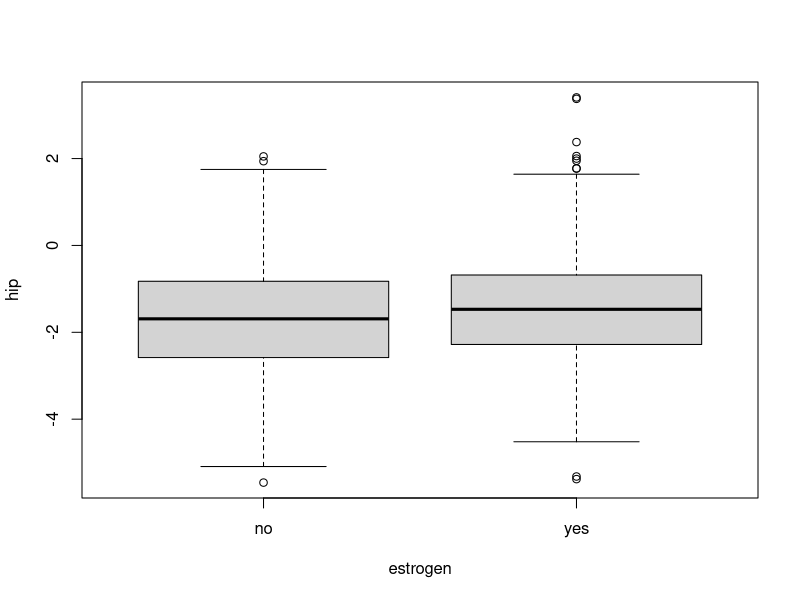
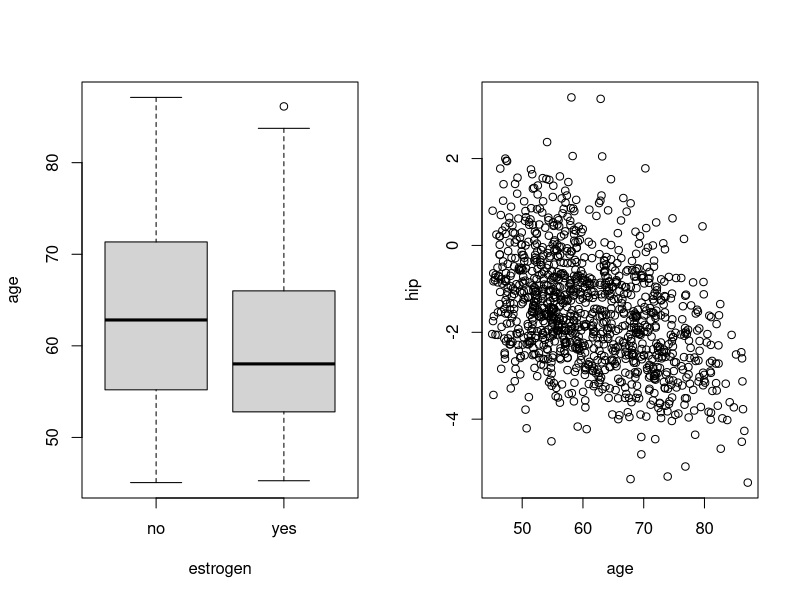
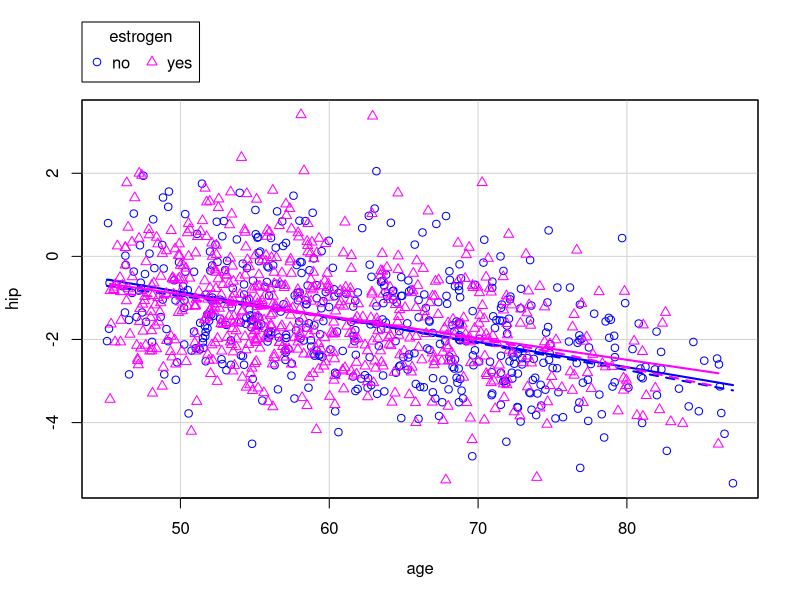

Generate these figures, in order, with R: (Note: this script raises an error after producing the figures.)
### Annenberg Lecture 7

# usual startup to set path, load car library

setwd("/Users/bob/work/courses/annenberg/data/")
library(car)

#--------------------------------------------------
# Osteoporosis (review, exercise)
#--------------------------------------------------

Osteo <- read.table("osteo_1109.txt", header=TRUE)
names(Osteo)
summary(Osteo)

attach(Osteo)

# two-sample t-test (== to test equality)
boxplot(hip ~ estrogen)  # comparison boxplots
mean(hip[estrogen=="yes"]) - mean(hip[estrogen=="no"])
t.test(hip[estrogen=="yes"],hip[estrogen=="no"])
t.test(hip[estrogen=="yes"],hip[estrogen=="no"], var.equal=TRUE) # pooled

# check for age to be a confounding factor
par(mfrow=c(1,2))
	boxplot(age ~ estrogen)
	plot(hip ~ age)
par(mfrow=c(1,1))

# separate lines for the two groups(scatterplot adds legend)
scatterplot(hip ~ age, groups=estrogen)

regr.yes<-lm(hip ~ age, data=Osteo[estrogen=="yes",])
regr.no <-lm(hip ~ age, data=Osteo[estrogen=="no",])

regr.yes; regr.no

# another way to do the same two regressions, as nested model.  
# -1 removes overall intercept so that you get one for each group

nested <- lm(hip ~ estrogen/age - 1); nested

# only a dummy predictor (comp to two-sample t-test)

summary(lm(hip ~ estrogen))      
summary(lm(salary ~ estrogen + age)) 

# fit with interaction, dummy coding

contrasts(estrogen) <- contr.treatment(levels(sex), base=1) # default
summary(fit<- lm(hip ~ estrogen + age + estrogen:age)) # with interaction
summary(fit<- lm(hip ~ estrogen*age))                  # same

plot(residuals(fit) ~ estrogen)


#--------------------------------------------------
# Philadelphia region data
#--------------------------------------------------

Phila <- read.table("phila.txt", header=TRUE)
names(Phila)
summary(Phila)

# add a variable to the data frame *before* its attached
Phila$people.crime <- 1/Phila[,"crime.rate"]

attach(Phila)
names(Phila)

par(mfrow=c(1,4))
  hist(house.price); hist(people.crime); hist(miles.phila); hist(pop.chg)
par(mfrow=c(1,1))

# ignore the county information
scatterplot(people.crime, house.price)  # all data, pretty linear
summary( regr.base<-lm(house.price ~ people.crime) )
anova(regr.base)

# coded scatterplots, using colors to combine
scatterplot(people.crime, house.price, groups=county) # each


# conditioning plots work well with one categorical, one continuous
coplot(house.price ~ people.crime | county, row=1)

# decorate using Fox's panel fuinction
coplot(house.price ~ people.crime | county, row=1, panel=panel.car)


# fit within county, an easy way to get all 5 simple regressions
#  Note... this is why you cannot use a variable like 1/x
#          the 1/x denotes nesting in the model equation, not division
summary(lm(house.price ~ county/people.crime -1)) 

# fit with dummy coding representing the counties (parallel)
contrasts(county) <- contr.treatment(levels(county)); contrasts(county)
regr.parallel<-lm(house.price ~ county + people.crime)
summary(regr.parallel)


# be careful with these SS (they're not right for what we want)
anova(regr.parallel)
# these are the ones we want
anova(regr.base, regr.parallel)

# Check out effect coding
contrasts(county) <- contr.sum(levels(county)); contrasts(county)
regr.parallel.2<-lm(house.price ~ county + people.crime)
summary(regr.parallel.2)

# fit with dummy coding and an interaction  (that's what the colon does)
contrasts(county) <- contr.treatment(levels(county)); contrasts(county)
regr.interact <- lm(house.price ~ county + people.crime + county:people.crime )
summary(regr.interact)

# a more compact notation
summary(lm(house.price ~ county * people.crime ))

# test the improvement
anova(regr.interact)  # don't use these!!!
anova(regr.base, regr.parallel, regr.interact) # use these

# plot residuals, color coded
scatterplot(fitted.values(regr.parallel), residuals(regr.parallel),
			groups = county)  # eek, missing data!
# even though there's missing data, none shows up in the residuals 
residuals(regr.parallel)

?na.action
?na.exclude

# make holes for the missing data (same fit)
regr.parallel<-lm(house.price ~ county + people.crime, na.action="na.exclude")
summary(regr.parallel)
residuals(regr.parallel)

# plot residuals, color coded
scatterplot(people.crime, house.price ,		groups = county) 

scatterplot(fitted.values(regr.parallel), residuals(regr.parallel),
			groups = county) 
abline(h=0)

boxplot(residuals(regr.parallel) ~ county)

par(mfrow=c(1,2))
hist(residuals(regr.parallel)); qq.plot(residuals(regr.parallel))
par(mfrow=c(1,1))

?bartlett.test
bartlett.test(residuals(regr.parallel) ~ county)

fligner.test(residuals(regr.parallel) ~ county)

#--------------------------------------------------
# Angell
#--------------------------------------------------

data(Angell); names(Angell)

attach(Angell)

scatterplot.matrix(Angell)


# two-way conditioning plots get "busy" (too few poitns)
coplot(moral ~ hetero | region * mobility)


# Initial model
regr.simple <- lm(moral ~ hetero + mobility)
regr <- lm(moral ~ hetero + mobility + region)
summary(regr)
anova(regr.simple, regr)

# Different base group
contrasts(region) <- contr.treatment(levels(region), base=1)
regr.4 <- lm(moral ~ hetero + mobility + region)
summary(regr.4)
anova(regr.simple, regr)




#--------------------------------------------------
# Duncan's data
#--------------------------------------------------

data(Duncan)
attach(Duncan)
names(Duncan)

# look at scatterplots, colored by groups
scatterplot(prestige ~ income, groups=type)
scatterplot(prestige ~ education, groups=type)

# analogous conditioning plots
coplot(prestige ~ income    | type, row=1)
coplot(prestige ~ education | type, row=1)

# condition on both group and other factor
coplot(prestige ~ income | type + education)

# fit a first, "saturated model"

summary(
	regr.all <- lm(prestige ~ education*type + income*type) )

regr.ed <- lm(prestige ~ education      + income*type       ) 
regr.in <- lm(prestige ~ education*type + income            )
regr.no <- lm(prestige ~ education      + income      + type)
regr    <- lm(prestige ~ education      + income            )

# compare nested sequence of models
anova(regr.no, regr.all) 
anova(regr, regr.no, regr.in,          regr.all) 
anova(regr, regr.no,          regr.ed, regr.all) # only nested


# continous interaction
sanova(regr.no, regr.2)

# diagnostics
scatterplot(fitted.values(regr.2), residuals(regr.2), group=type)

boxplot(residuals(regr.2) ~ type)


### weighted least squares
?lm

# need variance for resids in each group
var(residuals(regr.2)[type=="wc"])
var(residuals(regr.2)[type=="prof"])
var(residuals(regr.2)[type=="bc"])

wts <- rep(0, length(type))
wts[type=="wc"]   <- var(residuals(regr.2)[type=="wc"])
wts[type=="prof"] <- var(residuals(regr.2)[type=="prof"])
wts[type=="bc"]   <- var(residuals(regr.2)[type=="bc"])
wts

wregr.2 <- lm(prestige ~ education * income  + type, weights = wts)
summary(wregr.2)

boxplot(residuals(wregr.2) ~ type)

